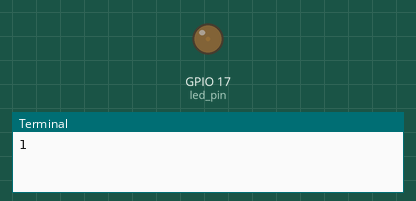
Simulated run of this program. Board: Raspberry Pi (BCM pin numbers). On the bench: output pins drawn as LEDs (lit = HIGH), the last lines printed to the terminal.

Above: at 0.05 s.
At 2.5 s:
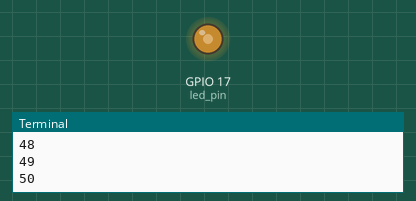
At 3.7 s:
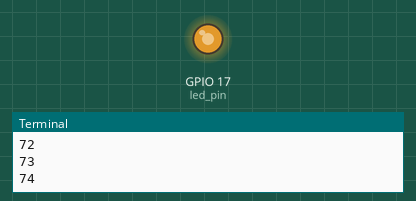
At 4.95 s:
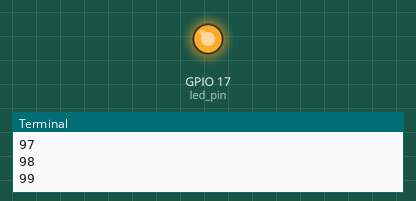
Timing chart, 0 to 6.5 s (numbered marks = the images above):
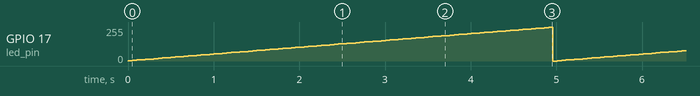

The program:

pwm.py
```python
#!/usr/bin/env python3
# -*- coding: utf-8 -*-

# Copyright (c) 2015 Jérémie DECOCK (http://www.jdhp.org)

# Permission is hereby granted, free of charge, to any person obtaining a copy
# of this software and associated documentation files (the "Software"), to deal
# in the Software without restriction, including without limitation the rights
# to use, copy, modify, merge, publish, distribute, sublicense, and/or sell
# copies of the Software, and to permit persons to whom the Software is
# furnished to do so, subject to the following conditions:

# The above copyright notice and this permission notice shall be included in
# all copies or substantial portions of the Software.

# THE SOFTWARE IS PROVIDED "AS IS", WITHOUT WARRANTY OF ANY KIND, EXPRESS OR
# IMPLIED, INCLUDING BUT NOT LIMITED TO THE WARRANTIES OF MERCHANTABILITY,
# FITNESS FOR A PARTICULAR PURPOSE AND NONINFRINGEMENT. IN NO EVENT SHALL THE
# AUTHORS OR COPYRIGHT HOLDERS BE LIABLE FOR ANY CLAIM, DAMAGES OR OTHER
# LIABILITY, WHETHER IN AN ACTION OF CONTRACT, TORT OR OTHERWISE, ARISING FROM,
# OUT OF OR IN CONNECTION WITH THE SOFTWARE OR THE USE OR OTHER DEALINGS IN
# THE SOFTWARE.

# Dependencies (Raspbian):
#
#    aptitude install python3-rpi.gpio
#
# Pinout:
#
#     Model A, Model B rev.2:
#                  _ _
#        3.3V    -| V |-    5V
#   (i2c) SDA  2 -|   |-    5V
#   (i2c) SCL  3 -|   |-    GND
#              4 -|   |- 14 TXD (serial)
#         GND    -|   |- 15 RXD (serial)
#             17 -|   |- 18
#             27 -|   |-    GND
#             22 -|   |- 23
#        3.3V    -|   |- 24
#  (spi) MOSI 10 -|   |-    GND
#  (spi) MISO  9 -|   |- 25
#  (spi) SCKL 11 -|   |- 8
#         GND    -|   |- 7
#                  ---
#
# The GPIO uses 3.3V for all inputs and outputs.
# Any pin with a number next to it can act as a GPIO pin.
#
# Special pins:
# - TXD, RXD = the serial interface
# - SDA, SCL = the I2C interface
# - MOSI, MISO, SCKL = the SPI interface
#
# Warning:
# - Do not put more than 3.3V on any GPIO pin.
# - Do not draw more than 3mA per output.
# - Do not draw more than a total of 50mA from the 3.3V supply pins.
# - Do not draw more than a total of 250mA from the 5V supply pins.

# Warning: you should execute this script as "root" to get the right to handle GPIO pins.

# Inspired by "Recipe 9.2" of the "Raspberry Pi Cookbook" by Simon Monk (ed. Oreilly)

# Turn a LED on and off on GPIO pin 17.
#
#    pin 17 ---/\/\/\---|>|--- GND pin
#                1k

import RPi.GPIO as gpio
import time

led_pin = 17
sleep_time = 0.05

def main():
    """Main function"""

    # gpio.setmode: set up numbering mode to use for channels.
    # - gpio.BOARD = use Raspberry Pi board numbers.
    # - gpio.BCM = use  Broadcom GPIO 00..nn numbers.
    gpio.setmode(gpio.BCM)

    gpio.setup(led_pin, gpio.OUT)

    # Create a PWM (Pulse Width Modulation) instance.
    frequency = 500              # Frequency in hertz (frequency > 1.0)
    pwm = gpio.PWM(led_pin, frequency)

    # Start software PWM with the given duty cycle (0.0 to 100.0)
    duty_cycle = 0               # Duty cycle (0.0 to 100.0)
    pwm.start(duty_cycle)

    while True:
        duty_cycle = (duty_cycle + 1) % 100
        print(duty_cycle)

        pwm.ChangeDutyCycle(duty_cycle)

        time.sleep(sleep_time)   # Wait 'sleep_time' seconds

    # REM: others useful functions:
    # - pwm.stop()
    # - pwm.ChangeFrequency(frequency)

if __name__ == '__main__':
    main()
```

Measured:
- by itself, GPIO 17 (led_pin): ramps from 0/255 to 252/255 and jumps back, once every 5.0 s
